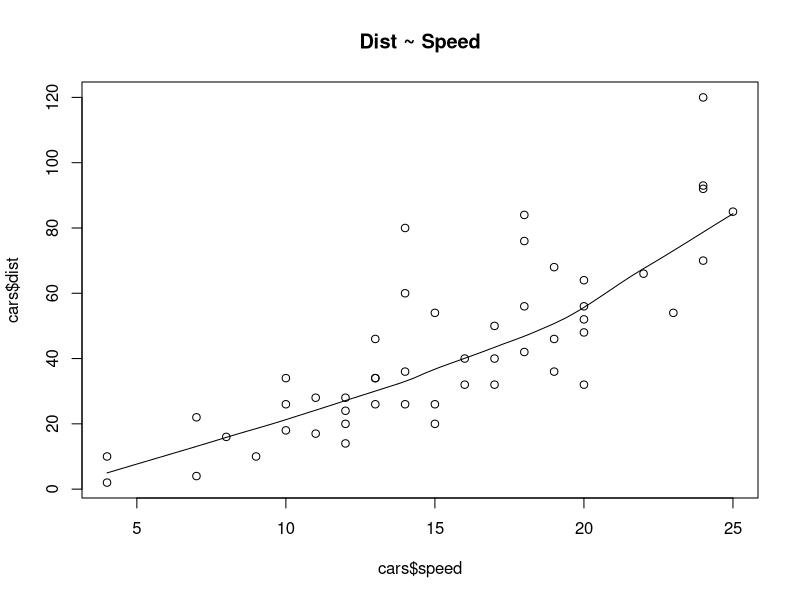
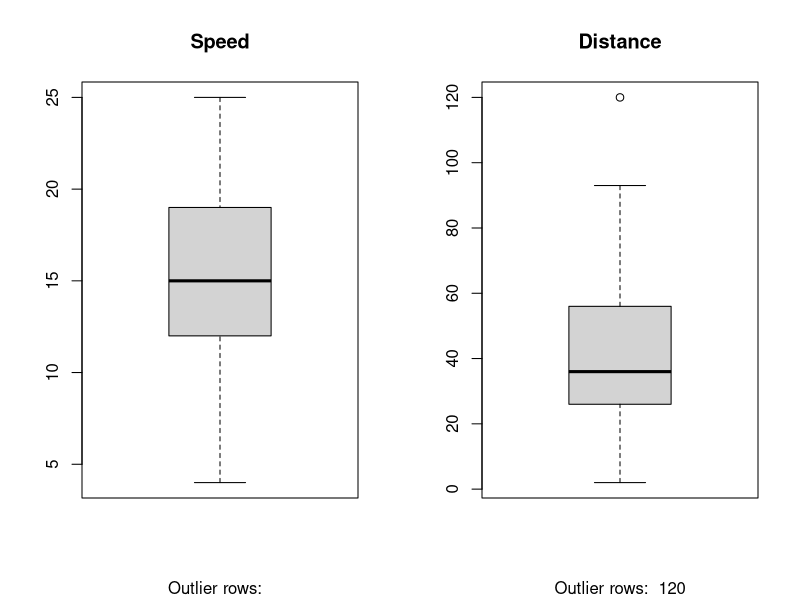
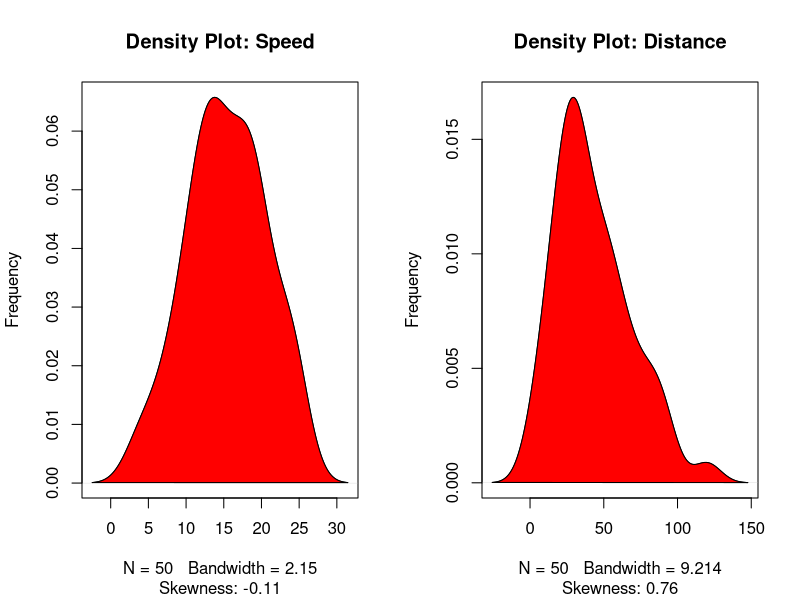

Source code (R) for these figures, in order:
## ---- chunk 1
knitr::opts_chunk$set(echo = TRUE)
## ---- chunk 2
head(cars) 

## ---- chunk 3
scatter.smooth(x=cars$speed, y=cars$dist, main="Dist ~ Speed")
## ---- chunk 4
par(mfrow=c(1, 2))  # divide graph area in 2 columns
boxplot(cars$speed, main="Speed", sub=paste("Outlier rows: ", boxplot.stats(cars$speed)$out))  # box plot for 'speed'
boxplot(cars$dist, main="Distance", sub=paste("Outlier rows: ", boxplot.stats(cars$dist)$out))  # box plot for 'distance'


## ---- chunk 5
library(e1071)
par(mfrow=c(1, 2))  # divide graph area in 2 columns
plot(density(cars$speed), main="Density Plot: Speed", ylab="Frequency", sub=paste("Skewness:", round(e1071::skewness(cars$speed), 2)))  # density plot for 'speed'
polygon(density(cars$speed), col="red")
plot(density(cars$dist), main="Density Plot: Distance", ylab="Frequency", sub=paste("Skewness:", round(e1071::skewness(cars$dist), 2)))  # density plot for 'dist'
polygon(density(cars$dist), col="red")
## ---- chunk 6
cor(cars$speed, cars$dist)
## ---- chunk 7
linearMod <- lm(dist ~ speed, data=cars)  # build linear regression model on full data
print(linearMod)
## ---- chunk 8
summary(linearMod)
